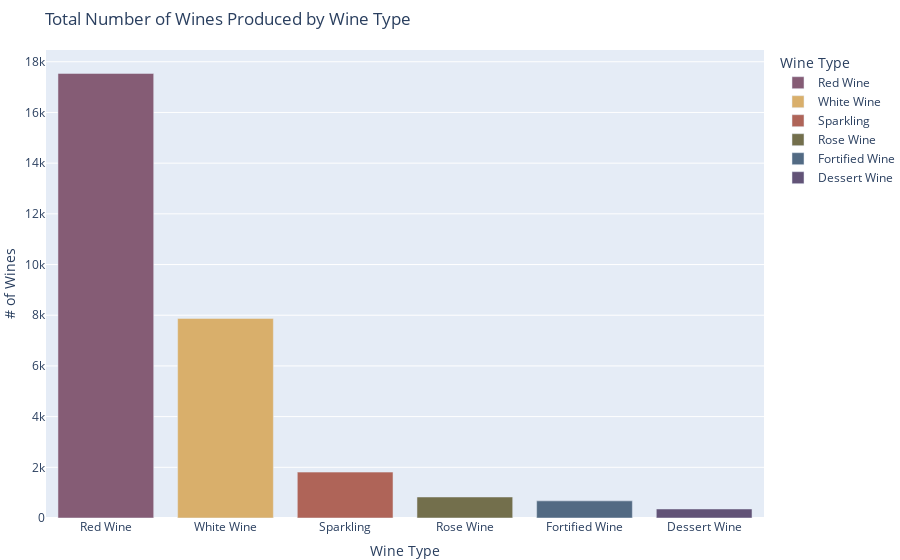

Write notebook code for a chart like this one.
### Code cell
wt_counts = wines.wine_type.value_counts()
fig = px.bar(
    wt_counts,
    x = wt_counts.index,
    y = wt_counts,
    color = wt_counts.index,
    color_discrete_sequence= px.colors.qualitative.Antique,
    labels = {
        'index': 'Wine Type',
        'y' : '# of Wines'
    }
)
fig.update_layout(
    paper_bgcolor="white",
    title = 'Total Number of Wines Produced by Wine Type',
    margin=dict(l=0, r=0, t=50, b=10)
)
fig.show()

### Figure 1 — Plotly figure (JSON) as saved in the notebook; plotly's stock layout.template omitted (floating-point values rounded to 4 significant figures)
{"data": [{"alignmentgroup": "True", "hovertemplate": "Wine Type=%{x}<br># of Wines=%{y}<extra></extra>", "legendgroup": "Red Wine", "marker": {"color": "rgb(133, 92, 117)", "pattern": {"shape": ""}}, "name": "Red Wine", "offsetgroup": "Red Wine", "orientation": "v", "showlegend": true, "textposition": "auto", "type": "bar", "x": ["Red Wine"], "xaxis": "x", "y": [17541], "yaxis": "y"}, {"alignmentgroup": "True", "hovertemplate": "Wine Type=%{x}<br># of Wines=%{y}<extra></extra>", "legendgroup": "White Wine", "marker": {"color": "rgb(217, 175, 107)", "pattern": {"shape": ""}}, "name": "White Wine", "offsetgroup": "White Wine", "orientation": "v", "showlegend": true, "textposition": "auto", "type": "bar", "x": ["White Wine"], "xaxis": "x", "y": [7874], "yaxis": "y"}, {"alignmentgroup": "True", "hovertemplate": "Wine Type=%{x}<br># of Wines=%{y}<extra></extra>", "legendgroup": "Sparkling", "marker": {"color": "rgb(175, 100, 88)", "pattern": {"shape": ""}}, "name": "Sparkling", "offsetgroup": "Sparkling", "orientation": "v", "showlegend": true, "textposition": "auto", "type": "bar", "x": ["Sparkling"], "xaxis": "x", "y": [1810], "yaxis": "y"}, {"alignmentgroup": "True", "hovertemplate": "Wine Type=%{x}<br># of Wines=%{y}<extra></extra>", "legendgroup": "Rose Wine", "marker": {"color": "rgb(115, 111, 76)", "pattern": {"shape": ""}}, "name": "Rose Wine", "offsetgroup": "Rose Wine", "orientation": "v", "showlegend": true, "textposition": "auto", "type": "bar", "x": ["Rose Wine"], "xaxis": "x", "y": [829], "yaxis": "y"}, {"alignmentgroup": "True", "hovertemplate": "Wine Type=%{x}<br># of Wines=%{y}<extra></extra>", "legendgroup": "Fortified Wine", "marker": {"color": "rgb(82, 106, 131)", "pattern": {"shape": ""}}, "name": "Fortified Wine", "offsetgroup": "Fortified Wine", "orientation": "v", "showlegend": true, "textposition": "auto", "type": "bar", "x": ["Fortified Wine"], "xaxis": "x", "y": [676], "yaxis": "y"}, {"alignmentgroup": "True", "hovertemplate": "Wine Type=%{x}<br># of Wines=%{y}<extra></extra>", "legendgroup": "Dessert Wine", "marker": {"color": "rgb(98, 83, 119)", "pattern": {"shape": ""}}, "name": "Dessert Wine", "offsetgroup": "Dessert Wine", "orientation": "v", "showlegend": true, "textposition": "auto", "type": "bar", "x": ["Dessert Wine"], "xaxis": "x", "y": [356], "yaxis": "y"}], "layout": {"barmode": "relative", "legend": {"title": {"text": "Wine Type"}, "tracegroupgap": 0}, "margin": {"b": 10, "l": 0, "r": 0, "t": 50}, "paper_bgcolor": "white", "title": {"text": "Total Number of Wines Produced by Wine Type"}, "xaxis": {"anchor": "y", "categoryarray": ["Red Wine", "White Wine", "Sparkling", "Rose Wine", "Fortified Wine", "Dessert Wine"], "categoryorder": "array", "domain": [0, 1], "title": {"text": "Wine Type"}}, "yaxis": {"anchor": "x", "domain": [0, 1], "title": {"text": "# of Wines"}}}}
